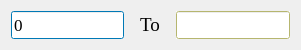
  <widget class="QWidget" name="horizontalLayoutWidget_2">
   <property name="geometry">
    <rect>
     <x>40</x>
     <y>100</y>
     <width>301</width>
     <height>41</height>
    </rect>
   </property>
   <layout class="QHBoxLayout" name="horizontalLayout_2">
    <item>
     <widget class="QLineEdit" name="lineEdit">
      <property name="sizePolicy">
       <sizepolicy hsizetype="Expanding" vsizetype="Preferred">
        <horstretch>0</horstretch>
        <verstretch>0</verstretch>
       </sizepolicy>
      </property>
      <property name="palette">
       <palette>
        <active>
         <colorrole role="WindowText">
          <brush brushstyle="SolidPattern">
           <color alpha="255">
            <red>0</red>
            <green>0</green>
            <blue>0</blue>
           </color>
          </brush>
         </colorrole>
         <colorrole role="Button">
          <brush brushstyle="SolidPattern">
           <color alpha="255">
            <red>0</red>
            <green>170</green>
            <blue>255</blue>
           </color>
          </brush>
         </colorrole>
         <colorrole role="Light">
          <brush brushstyle="SolidPattern">
           <color alpha="255">
            <red>127</red>
            <green>213</green>
            <blue>255</blue>
           </color>
          </brush>
         </colorrole>
         <colorrole role="Midlight">
          <brush brushstyle="SolidPattern">
           <color alpha="255">
            <red>63</red>
            <green>191</green>
            <blue>255</blue>
           </color>
          </brush>
         </colorrole>
         <colorrole role="Dark">
          <brush brushstyle="SolidPattern">
           <color alpha="255">
            <red>0</red>
            <green>85</green>
            <blue>127</blue>
           </color>
          </brush>
         </colorrole>
         <colorrole role="Mid">
          <brush brushstyle="SolidPattern">
           <color alpha="255">
            <red>0</red>
            <green>113</green>
            <blue>170</blue>
           </color>
          </brush>
         </colorrole>
         <colorrole role="Text">
          <brush brushstyle="SolidPattern">
           <color alpha="255">
            <red>0</red>
            <green>0</green>
            <blue>0</blue>
           </color>
          </brush>
         </colorrole>
         <colorrole role="BrightText">
          <brush brushstyle="SolidPattern">
           <color alpha="255">
            <red>255</red>
            <green>255</green>
            <blue>255</blue>
           </color>
          </brush>
         </colorrole>
         <colorrole role="ButtonText">
          <brush brushstyle="SolidPattern">
           <color alpha="255">
            <red>0</red>
            <green>0</green>
            <blue>0</blue>
           </color>
          </brush>
         </colorrole>
         <colorrole role="Base">
          <brush brushstyle="SolidPattern">
           <color alpha="255">
            <red>255</red>
            <green>255</green>
            <blue>255</blue>
           </color>
          </brush>
         </colorrole>
         <colorrole role="Window">
          <brush brushstyle="SolidPattern">
           <color alpha="255">
            <red>0</red>
            <green>170</green>
            <blue>255</blue>
           </color>
          </brush>
         </colorrole>
         <colorrole role="Shadow">
          <brush brushstyle="SolidPattern">
           <color alpha="255">
            <red>0</red>
            <green>0</green>
            <blue>0</blue>
           </color>
          </brush>
         </colorrole>
         <colorrole role="AlternateBase">
          <brush brushstyle="SolidPattern">
           <color alpha="255">
            <red>127</red>
            <green>212</green>
            <blue>255</blue>
           </color>
          </brush>
         </colorrole>
         <colorrole role="ToolTipBase">
          <brush brushstyle="SolidPattern">
           <color alpha="255">
            <red>255</red>
            <green>255</green>
            <blue>220</blue>
           </color>
          </brush>
         </colorrole>
         <colorrole role="ToolTipText">
          <brush brushstyle="SolidPattern">
           <color alpha="255">
            <red>0</red>
            <green>0</green>
            <blue>0</blue>
           </color>
          </brush>
         </colorrole>
         <colorrole role="PlaceholderText">
          <brush brushstyle="SolidPattern">
           <color alpha="128">
            <red>0</red>
            <green>0</green>
            <blue>0</blue>
           </color>
          </brush>
         </colorrole>
        </active>
        <inactive>
         <colorrole role="WindowText">
          <brush brushstyle="SolidPattern">
           <color alpha="255">
            <red>0</red>
            <green>0</green>
            <blue>0</blue>
           </color>
          </brush>
         </colorrole>
         <colorrole role="Button">
          <brush brushstyle="SolidPattern">
           <color alpha="255">
            <red>0</red>
            <green>170</green>
            <blue>255</blue>
           </color>
          </brush>
         </colorrole>
         <colorrole role="Light">
          <brush brushstyle="SolidPattern">
           <color alpha="255">
            <red>127</red>
            <green>213</green>
            <blue>255</blue>
           </color>
          </brush>
         </colorrole>
         <colorrole role="Midlight">
          <brush brushstyle="SolidPattern">
           <color alpha="255">
            <red>63</red>
            <green>191</green>
            <blue>255</blue>
           </color>
          </brush>
         </colorrole>
         <colorrole role="Dark">
          <brush brushstyle="SolidPattern">
           <color alpha="255">
            <red>0</red>
            <green>85</green>
            <blue>127</blue>
           </color>
          </brush>
         </colorrole>
         <colorrole role="Mid">
          <brush brushstyle="SolidPattern">
           <color alpha="255">
            <red>0</red>
            <green>113</green>
            <blue>170</blue>
           </color>
          </brush>
         </colorrole>
         <colorrole role="Text">
          <brush brushstyle="SolidPattern">
           <color alpha="255">
            <red>0</red>
            <green>0</green>
            <blue>0</blue>
           </color>
          </brush>
         </colorrole>
         <colorrole role="BrightText">
          <brush brushstyle="SolidPattern">
           <color alpha="255">
            <red>255</red>
            <green>255</green>
            <blue>255</blue>
           </color>
          </brush>
         </colorrole>
         <colorrole role="ButtonText">
          <brush brushstyle="SolidPattern">
           <color alpha="255">
            <red>0</red>
            <green>0</green>
            <blue>0</blue>
           </color>
          </brush>
         </colorrole>
         <colorrole role="Base">
          <brush brushstyle="SolidPattern">
           <color alpha="255">
            <red>255</red>
            <green>255</green>
            <blue>255</blue>
           </color>
          </brush>
         </colorrole>
         <colorrole role="Window">
          <brush brushstyle="SolidPattern">
           <color alpha="255">
            <red>0</red>
            <green>170</green>
            <blue>255</blue>
           </color>
          </brush>
         </colorrole>
         <colorrole role="Shadow">
          <brush brushstyle="SolidPattern">
           <color alpha="255">
            <red>0</red>
            <green>0</green>
            <blue>0</blue>
           </color>
          </brush>
         </colorrole>
         <colorrole role="AlternateBase">
          <brush brushstyle="SolidPattern">
           <color alpha="255">
            <red>127</red>
            <green>212</green>
            <blue>255</blue>
           </color>
          </brush>
         </colorrole>
         <colorrole role="ToolTipBase">
          <brush brushstyle="SolidPattern">
           <color alpha="255">
            <red>255</red>
            <green>255</green>
            <blue>220</blue>
           </color>
          </brush>
         </colorrole>
         <colorrole role="ToolTipText">
          <brush brushstyle="SolidPattern">
           <color alpha="255">
            <red>0</red>
            <green>0</green>
            <blue>0</blue>
           </color>
          </brush>
         </colorrole>
         <colorrole role="PlaceholderText">
          <brush brushstyle="SolidPattern">
           <color alpha="128">
            <red>0</red>
            <green>0</green>
            <blue>0</blue>
           </color>
          </brush>
         </colorrole>
        </inactive>
        <disabled>
         <colorrole role="WindowText">
          <brush brushstyle="SolidPattern">
           <color alpha="255">
            <red>0</red>
            <green>85</green>
            <blue>127</blue>
           </color>
          </brush>
         </colorrole>
         <colorrole role="Button">
          <brush brushstyle="SolidPattern">
           <color alpha="255">
            <red>0</red>
            <green>170</green>
            <blue>255</blue>
           </color>
          </brush>
         </colorrole>
         <colorrole role="Light">
          <brush brushstyle="SolidPattern">
           <color alpha="255">
            <red>127</red>
            <green>213</green>
            <blue>255</blue>
           </color>
          </brush>
         </colorrole>
         <colorrole role="Midlight">
          <brush brushstyle="SolidPattern">
           <color alpha="255">
            <red>63</red>
            <green>191</green>
            <blue>255</blue>
           </color>
          </brush>
         </colorrole>
         <colorrole role="Dark">
          <brush brushstyle="SolidPattern">
           <color alpha="255">
            <red>0</red>
            <green>85</green>
            <blue>127</blue>
           </color>
          </brush>
         </colorrole>
         <colorrole role="Mid">
          <brush brushstyle="SolidPattern">
           <color alpha="255">
            <red>0</red>
            <green>113</green>
            <blue>170</blue>
           </color>
          </brush>
         </colorrole>
         <colorrole role="Text">
          <brush brushstyle="SolidPattern">
           <color alpha="255">
            <red>0</red>
            <green>85</green>
            <blue>127</blue>
           </color>
          </brush>
         </colorrole>
         <colorrole role="BrightText">
          <brush brushstyle="SolidPattern">
           <color alpha="255">
            <red>255</red>
            <green>255</green>
            <blue>255</blue>
           </color>
          </brush>
         </colorrole>
         <colorrole role="ButtonText">
          <brush brushstyle="SolidPattern">
           <color alpha="255">
            <red>0</red>
            <green>85</green>
            <blue>127</blue>
           </color>
          </brush>
         </colorrole>
         <colorrole role="Base">
          <brush brushstyle="SolidPattern">
           <color alpha="255">
            <red>0</red>
            <green>170</green>
            <blue>255</blue>
           </color>
          </brush>
         </colorrole>
         <colorrole role="Window">
          <brush brushstyle="SolidPattern">
           <color alpha="255">
            <red>0</red>
            <green>170</green>
            <blue>255</blue>
           </color>
          </brush>
         </colorrole>
         <colorrole role="Shadow">
          <brush brushstyle="SolidPattern">
           <color alpha="255">
            <red>0</red>
            <green>0</green>
            <blue>0</blue>
           </color>
          </brush>
         </colorrole>
         <colorrole role="AlternateBase">
          <brush brushstyle="SolidPattern">
           <color alpha="255">
            <red>0</red>
            <green>170</green>
            <blue>255</blue>
           </color>
          </brush>
         </colorrole>
         <colorrole role="ToolTipBase">
          <brush brushstyle="SolidPattern">
           <color alpha="255">
            <red>255</red>
            <green>255</green>
            <blue>220</blue>
           </color>
          </brush>
         </colorrole>
         <colorrole role="ToolTipText">
          <brush brushstyle="SolidPattern">
           <color alpha="255">
            <red>0</red>
            <green>0</green>
            <blue>0</blue>
           </color>
          </brush>
         </colorrole>
         <colorrole role="PlaceholderText">
          <brush brushstyle="SolidPattern">
           <color alpha="128">
            <red>0</red>
            <green>0</green>
            <blue>0</blue>
           </color>
          </brush>
         </colorrole>
        </disabled>
       </palette>
      </property>
      <property name="font">
       <font>
        <family>Times New Roman</family>
        <pointsize>13</pointsize>
       </font>
      </property>
      <property name="text">
       <string>0</string>
      </property>
     </widget>
    </item>
    <item>
     <spacer name="horizontalSpacer_2">
      <property name="orientation">
       <enum>Qt::Horizontal</enum>
      </property>
      <property name="sizeType">
       <enum>QSizePolicy::Fixed</enum>
      </property>
      <property name="sizeHint" stdset="0">
       <size>
        <width>10</width>
        <height>20</height>
       </size>
      </property>
     </spacer>
    </item>
    <item>
     <widget class="QLabel" name="label">
      <property name="sizePolicy">
       <sizepolicy hsizetype="Expanding" vsizetype="Expanding">
        <horstretch>0</horstretch>
        <verstretch>0</verstretch>
       </sizepolicy>
      </property>
      <property name="font">
       <font>
        <family>Times New Roman</family>
        <pointsize>14</pointsize>
        <weight>50</weight>
        <bold>false</bold>
       </font>
      </property>
      <property name="text">
       <string>To</string>
      </property>
      <property name="alignment">
       <set>Qt::AlignCenter</set>
      </property>
     </widget>
    </item>
    <item>
     <spacer name="horizontalSpacer_3">
      <property name="orientation">
       <enum>Qt::Horizontal</enum>
      </property>
      <property name="sizeType">
       <enum>QSizePolicy::Fixed</enum>
      </property>
      <property name="sizeHint" stdset="0">
       <size>
        <width>10</width>
        <height>20</height>
       </size>
      </property>
     </spacer>
    </item>
    <item>
     <widget class="QLineEdit" name="lineEdit_2">
      <property name="sizePolicy">
       <sizepolicy hsizetype="Expanding" vsizetype="Preferred">
        <horstretch>0</horstretch>
        <verstretch>0</verstretch>
       </sizepolicy>
      </property>
      <property name="palette">
       <palette>
        <active>
         <colorrole role="WindowText">
          <brush brushstyle="SolidPattern">
           <color alpha="255">
            <red>0</red>
            <green>0</green>
            <blue>0</blue>
           </color>
          </brush>
         </colorrole>
         <colorrole role="Button">
          <brush brushstyle="SolidPattern">
           <color alpha="255">
            <red>255</red>
            <green>255</green>
            <blue>155</blue>
           </color>
          </brush>
         </colorrole>
         <colorrole role="Light">
          <brush brushstyle="SolidPattern">
           <color alpha="255">
            <red>255</red>
            <green>255</green>
            <blue>255</blue>
           </color>
          </brush>
         </colorrole>
         <colorrole role="Midlight">
          <brush brushstyle="SolidPattern">
           <color alpha="255">
            <red>255</red>
            <green>255</green>
            <blue>205</blue>
           </color>
          </brush>
         </colorrole>
         <colorrole role="Dark">
          <brush brushstyle="SolidPattern">
           <color alpha="255">
            <red>127</red>
            <green>127</green>
            <blue>77</blue>
           </color>
          </brush>
         </colorrole>
         <colorrole role="Mid">
          <brush brushstyle="SolidPattern">
           <color alpha="255">
            <red>170</red>
            <green>170</green>
            <blue>103</blue>
           </color>
          </brush>
         </colorrole>
         <colorrole role="Text">
          <brush brushstyle="SolidPattern">
           <color alpha="255">
            <red>0</red>
            <green>0</green>
            <blue>0</blue>
           </color>
          </brush>
         </colorrole>
         <colorrole role="BrightText">
          <brush brushstyle="SolidPattern">
           <color alpha="255">
            <red>255</red>
            <green>255</green>
            <blue>255</blue>
           </color>
          </brush>
         </colorrole>
         <colorrole role="ButtonText">
          <brush brushstyle="SolidPattern">
           <color alpha="255">
            <red>0</red>
            <green>0</green>
            <blue>0</blue>
           </color>
          </brush>
         </colorrole>
         <colorrole role="Base">
          <brush brushstyle="SolidPattern">
           <color alpha="255">
            <red>255</red>
            <green>255</green>
            <blue>255</blue>
           </color>
          </brush>
         </colorrole>
         <colorrole role="Window">
          <brush brushstyle="SolidPattern">
           <color alpha="255">
            <red>255</red>
            <green>255</green>
            <blue>155</blue>
           </color>
          </brush>
         </colorrole>
         <colorrole role="Shadow">
          <brush brushstyle="SolidPattern">
           <color alpha="255">
            <red>0</red>
            <green>0</green>
            <blue>0</blue>
           </color>
          </brush>
         </colorrole>
         <colorrole role="AlternateBase">
          <brush brushstyle="SolidPattern">
           <color alpha="255">
            <red>255</red>
            <green>255</green>
            <blue>205</blue>
           </color>
          </brush>
         </colorrole>
         <colorrole role="ToolTipBase">
          <brush brushstyle="SolidPattern">
           <color alpha="255">
            <red>255</red>
            <green>255</green>
            <blue>220</blue>
           </color>
          </brush>
         </colorrole>
         <colorrole role="ToolTipText">
          <brush brushstyle="SolidPattern">
           <color alpha="255">
            <red>0</red>
            <green>0</green>
            <blue>0</blue>
           </color>
          </brush>
         </colorrole>
         <colorrole role="PlaceholderText">
          <brush brushstyle="SolidPattern">
           <color alpha="128">
            <red>0</red>
            <green>0</green>
            <blue>0</blue>
           </color>
          </brush>
         </colorrole>
        </active>
        <inactive>
         <colorrole role="WindowText">
          <brush brushstyle="SolidPattern">
           <color alpha="255">
            <red>0</red>
            <green>0</green>
            <blue>0</blue>
           </color>
          </brush>
         </colorrole>
         <colorrole role="Button">
          <brush brushstyle="SolidPattern">
           <color alpha="255">
            <red>255</red>
            <green>255</green>
            <blue>155</blue>
           </color>
          </brush>
         </colorrole>
         <colorrole role="Light">
          <brush brushstyle="SolidPattern">
           <color alpha="255">
            <red>255</red>
            <green>255</green>
            <blue>255</blue>
           </color>
          </brush>
         </colorrole>
         <colorrole role="Midlight">
          <brush brushstyle="SolidPattern">
           <color alpha="255">
            <red>255</red>
            <green>255</green>
            <blue>205</blue>
           </color>
          </brush>
         </colorrole>
         <colorrole role="Dark">
          <brush brushstyle="SolidPattern">
           <color alpha="255">
            <red>127</red>
            <green>127</green>
            <blue>77</blue>
           </color>
          </brush>
         </colorrole>
         <colorrole role="Mid">
          <brush brushstyle="SolidPattern">
           <color alpha="255">
            <red>170</red>
            <green>170</green>
            <blue>103</blue>
           </color>
          </brush>
         </colorrole>
         <colorrole role="Text">
          <brush brushstyle="SolidPattern">
           <color alpha="255">
            <red>0</red>
            <green>0</green>
            <blue>0</blue>
           </color>
          </brush>
         </colorrole>
         <colorrole role="BrightText">
          <brush brushstyle="SolidPattern">
           <color alpha="255">
            <red>255</red>
            <green>255</green>
            <blue>255</blue>
           </color>
          </brush>
         </colorrole>
         <colorrole role="ButtonText">
          <brush brushstyle="SolidPattern">
           <color alpha="255">
            <red>0</red>
            <green>0</green>
            <blue>0</blue>
           </color>
          </brush>
         </colorrole>
         <colorrole role="Base">
          <brush brushstyle="SolidPattern">
           <color alpha="255">
            <red>255</red>
            <green>255</green>
            <blue>255</blue>
           </color>
          </brush>
         </colorrole>
         <colorrole role="Window">
          <brush brushstyle="SolidPattern">
           <color alpha="255">
            <red>255</red>
            <green>255</green>
            <blue>155</blue>
           </color>
          </brush>
         </colorrole>
         <colorrole role="Shadow">
          <brush brushstyle="SolidPattern">
           <color alpha="255">
            <red>0</red>
            <green>0</green>
            <blue>0</blue>
           </color>
          </brush>
         </colorrole>
         <colorrole role="AlternateBase">
          <brush brushstyle="SolidPattern">
           <color alpha="255">
            <red>255</red>
            <green>255</green>
            <blue>205</blue>
           </color>
          </brush>
         </colorrole>
         <colorrole role="ToolTipBase">
          <brush brushstyle="SolidPattern">
           <color alpha="255">
            <red>255</red>
            <green>255</green>
            <blue>220</blue>
           </color>
          </brush>
         </colorrole>
         <colorrole role="ToolTipText">
          <brush brushstyle="SolidPattern">
           <color alpha="255">
            <red>0</red>
            <green>0</green>
            <blue>0</blue>
           </color>
          </brush>
         </colorrole>
         <colorrole role="PlaceholderText">
          <brush brushstyle="SolidPattern">
           <color alpha="128">
            <red>0</red>
            <green>0</green>
            <blue>0</blue>
           </color>
          </brush>
         </colorrole>
        </inactive>
        <disabled>
         <colorrole role="WindowText">
          <brush brushstyle="SolidPattern">
           <color alpha="255">
            <red>127</red>
            <green>127</green>
            <blue>77</blue>
           </color>
          </brush>
         </colorrole>
         <colorrole role="Button">
          <brush brushstyle="SolidPattern">
           <color alpha="255">
            <red>255</red>
            <green>255</green>
            <blue>155</blue>
           </color>
          </brush>
         </colorrole>
         <colorrole role="Light">
          <brush brushstyle="SolidPattern">
           <color alpha="255">
            <red>255</red>
            <green>255</green>
            <blue>255</blue>
           </color>
          </brush>
         </colorrole>
         <colorrole role="Midlight">
          <brush brushstyle="SolidPattern">
           <color alpha="255">
            <red>255</red>
            <green>255</green>
            <blue>205</blue>
           </color>
          </brush>
         </colorrole>
         <colorrole role="Dark">
          <brush brushstyle="SolidPattern">
           <color alpha="255">
            <red>127</red>
            <green>127</green>
            <blue>77</blue>
           </color>
          </brush>
         </colorrole>
         <colorrole role="Mid">
          <brush brushstyle="SolidPattern">
           <color alpha="255">
            <red>170</red>
            <green>170</green>
            <blue>103</blue>
           </color>
          </brush>
         </colorrole>
         <colorrole role="Text">
          <brush brushstyle="SolidPattern">
           <color alpha="255">
            <red>127</red>
            <green>127</green>
            <blue>77</blue>
           </color>
          </brush>
         </colorrole>
         <colorrole role="BrightText">
          <brush brushstyle="SolidPattern">
           <color alpha="255">
            <red>255</red>
            <green>255</green>
            <blue>255</blue>
           </color>
          </brush>
         </colorrole>
         <colorrole role="ButtonText">
          <brush brushstyle="SolidPattern">
           <color alpha="255">
            <red>127</red>
            <green>127</green>
            <blue>77</blue>
           </color>
          </brush>
         </colorrole>
         <colorrole role="Base">
          <brush brushstyle="SolidPattern">
           <color alpha="255">
            <red>255</red>
            <green>255</green>
            <blue>155</blue>
           </color>
          </brush>
         </colorrole>
         <colorrole role="Window">
          <brush brushstyle="SolidPattern">
           <color alpha="255">
            <red>255</red>
            <green>255</green>
            <blue>155</blue>
           </color>
          </brush>
         </colorrole>
         <colorrole role="Shadow">
          <brush brushstyle="SolidPattern">
           <color alpha="255">
            <red>0</red>
            <green>0</green>
            <blue>0</blue>
           </color>
          </brush>
         </colorrole>
         <colorrole role="AlternateBase">
          <brush brushstyle="SolidPattern">
           <color alpha="255">
            <red>255</red>
            <green>255</green>
            <blue>155</blue>
           </color>
          </brush>
         </colorrole>
         <colorrole role="ToolTipBase">
          <brush brushstyle="SolidPattern">
           <color alpha="255">
            <red>255</red>
            <green>255</green>
            <blue>220</blue>
           </color>
          </brush>
         </colorrole>
         <colorrole role="ToolTipText">
          <brush brushstyle="SolidPattern">
           <color alpha="255">
            <red>0</red>
            <green>0</green>
            <blue>0</blue>
           </color>
          </brush>
         </colorrole>
         <colorrole role="PlaceholderText">
          <brush brushstyle="SolidPattern">
           <color alpha="128">
            <red>0</red>
            <green>0</green>
            <blue>0</blue>
           </color>
          </brush>
         </colorrole>
        </disabled>
       </palette>
      </property>
      <property name="font">
       <font>
        <family>Times New Roman</family>
        <pointsize>13</pointsize>
       </font>
      </property>
      <property name="autoFillBackground">
       <bool>true</bool>
      </property>
      <property name="readOnly">
       <bool>true</bool>
      </property>
     </widget>
    </item>
   </layout>
  </widget>
